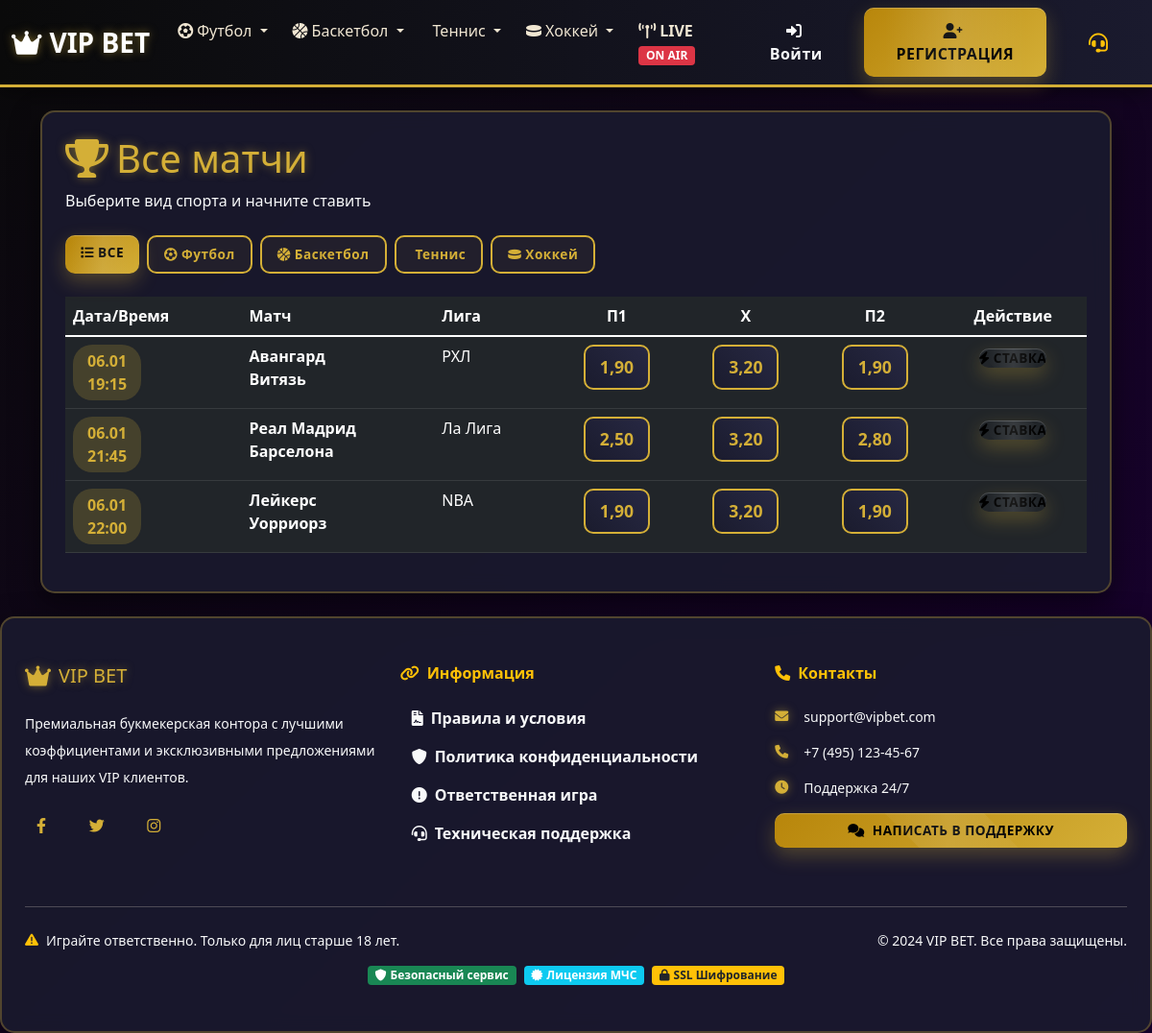
The page /matches/ on the database its author committed.
### matches/models.py (models this page shows, shortened)
class Sport(models.Model):
    SPORT_CHOICES = [
        ('football', '⚽ Футбол'),
        ('basketball', '🏀 Баскетбол'),
        ('tennis', '🎾 Теннис'),
        ('hockey', '🏒 Хоккей'),
        ('boxing', '🥊 Бокс'),
        ('esports', '🎮 Киберспорт'),
        ('volleyball', '🏐 Волейбол'),
        ('baseball', '⚾ Бейсбол'),
    ]
    name = models.CharField(max_length=100, verbose_name='Название')
    slug = models.SlugField(unique=True, verbose_name='URL')
    icon = models.CharField(max_length=50, default='fas fa-trophy', verbose_name='Иконка')
    order = models.IntegerField(default=0, verbose_name='Порядок')
    is_active = models.BooleanField(default=True, verbose_name='Активен')
    class Meta:
        verbose_name = 'Вид спорта'
        verbose_name_plural = 'Виды спорта'
        ordering = ['order', 'name']

class Match(models.Model):
    sport = models.ForeignKey(Sport, on_delete=models.CASCADE, verbose_name='Вид спорта')
    external_id = models.CharField(max_length=100, blank=True, null=True, verbose_name='Внешний ID')
    team1 = models.CharField(max_length=200, verbose_name='Команда 1')
    team2 = models.CharField(max_length=200, verbose_name='Команда 2')
    team1_logo = models.CharField(max_length=500, blank=True, verbose_name='Логотип команды 1')
    team2_logo = models.CharField(max_length=500, blank=True, verbose_name='Логотип команды 2')
    start_time = models.DateTimeField(verbose_name='Время начала')
    league = models.CharField(max_length=200, verbose_name='Лига/Турнир')
    country = models.CharField(max_length=100, blank=True, verbose_name='Страна')
    coefficient_team1 = models.DecimalField(max_digits=5, decimal_places=2, verbose_name='Коэффициент 1')
    coefficient_team2 = models.DecimalField(max_digits=5, decimal_places=2, verbose_name='Коэффициент 2')
    coefficient_draw = models.DecimalField(max_digits=5, decimal_places=2, null=True, blank=True, verbose_name='Коэффициент ничьи')
    total_over = models.DecimalField(max_digits=5, decimal_places=2, null=True, blank=True, verbose_name='Тотал больше')
    total_under = models.DecimalField(max_digits=5, decimal_places=2, null=True, blank=True, verbose_name='Тотал меньше')
    STATUS_CHOICES = [
        ('upcoming', 'Предстоящий'),
        ('live', 'В прямом эфире'),
        ('finished', 'Завершен'),
        ('cancelled', 'Отменен'),
    ]
    status = models.CharField(max_length=20, choices=STATUS_CHOICES, default='upcoming', verbose_name='Статус')
    is_active = models.BooleanField(default=True, verbose_name='Активен для ставок')
    result = models.CharField(max_length=50, blank=True, verbose_name='Результат')
    score = models.CharField(max_length=20, blank=True, verbose_name='Счет')
    created_at = models.DateTimeField(auto_now_add=True)
    updated_at = models.DateTimeField(auto_now=True)
    class Meta:
        verbose_name = 'Матч'
        verbose_name_plural = 'Матчи'
        ordering = ['start_time']
        indexes = [
            models.Index(fields=['sport', 'start_time']),
            models.Index(fields=['status', 'is_active']),
        ]

### matches/views.py (the view)
# urls.py: path('', views.match_list, name='match_list'),
def match_list(request):
    sports = Sport.objects.filter(is_active=True)
    selected_sport = request.GET.get('sport')
    if selected_sport:
        matches = Match.objects.filter(sport_id=selected_sport, is_active=True).order_by('start_time')
    else:
        matches = Match.objects.filter(is_active=True).order_by('start_time')
    context = {
        'sports': sports,
        'matches': matches,
        'selected_sport': selected_sport,
        'title': 'Все матчи',
    }
    return render(request, 'matches/match_list.html', context)

### templates/matches/match_list.html (shortened to what this page needs)
{% extends 'base.html' %}
{% block content %}
<div class="container">
    <div class="row">
        <div class="col-12">
            <div class="luxury-card p-4">
                <div class="d-flex justify-content-between align-items-center mb-4">
                    <div>
                        <h1 class="gold-text mb-2">
                            <i class="fas fa-trophy me-2"></i>Все матчи
                        </h1>
                        <p class="text-light mb-0">Выберите вид спорта и начните ставить</p>
                    </div>
                </div>
                {% if sports %}
                <div class="mb-4">
                    <div class="d-flex gap-2 flex-wrap">
                        <a href="{% url 'matches:match_list' %}"
                           class="btn {% if not selected_sport %}btn-gold{% else %}btn-outline-gold{% endif %} btn-sm">
                            <i class="fas fa-list me-1"></i>Все
                        </a>
                        {% for sport in sports %}
                        <a href="?sport={{ sport.id }}"
                           class="btn {% if selected_sport|stringformat:'d' == sport.id|stringformat:'d' %}btn-gold{% else %}btn-outline-gold{% endif %} btn-sm">
                            <i class="fas fa-{{ sport.icon }} me-1"></i>{{ sport.name }}
                        </a>
                        {% endfor %}
                    </div>
                </div>
                {% endif %}
                {% if matches %}
                <div class="table-responsive">
                    <table class="table table-dark table-hover">
                        <thead>
                            <tr>
                                <th>Дата/Время</th>
                                <th>Матч</th>
                                <th>Лига</th>
                                <th class="text-center">П1</th>
                                <th class="text-center">X</th>
                                <th class="text-center">П2</th>
                                <th class="text-center">Действие</th>
                            </tr>
                        </thead>
                        <tbody>
                            {% for match in matches %}
                            <tr class="match-row {% if match.status == 'live' %}live{% endif %}">
                                <td>
                                    <div class="time-badge">
                                        {{ match.start_time|date:"d.m" }}<br>
                                        {{ match.start_time|time:"H:i" }}
                                    </div>
                                </td>
                                <td>
                                    <div class="fw-bold">{{ match.team1 }}</div>
                                    <div class="fw-bold">{{ match.team2 }}</div>
                                </td>
                                <td>{{ match.league }}</td>
                                <td class="text-center">
                                    <span class="coefficient-badge"
                                          onclick="placeQuickBet('{{ match.id }}', 'team1', {{ match.coefficient_team1 }})">
                                        {{ match.coefficient_team1 }}
                                    </span>
                                </td>
                                <td class="text-center">
                                    {% if match.coefficient_draw %}
                                    <span class="coefficient-badge"
                                          onclick="placeQuickBet('{{ match.id }}', 'draw', {{ match.coefficient_draw }})">
                                        {{ match.coefficient_draw }}
                                    </span>
                                    {% else %}
                                    <span class="text-muted">-</span>
                                    {% endif %}
                                </td>
                                <td class="text-center">
                                    <span class="coefficient-badge"
                                          onclick="placeQuickBet('{{ match.id }}', 'team2', {{ match.coefficient_team2 }})">
                                        {{ match.coefficient_team2 }}
                                    </span>
                                </td>
                                <td class="text-center">
                                    <form method="post" action="{% url 'matches:match_detail' match.id %}" style="display: inline;">
                                        <button type="submit" class="btn btn-gold btn-sm" style="border: none; background: none; padding: 0;">
                                            <i class="fas fa-bolt me-1"></i>Ставка
                                        </button>
                                    </form>
                                </td>
                            </tr>
                            {% endfor %}
                        </tbody>
                    </table>
                </div>
                {% else %}
                <div class="text-center py-5">
                    <i class="fas fa-calendar-times fa-3x text-muted mb-3"></i>
                    <h4 class="text-light mb-3">Нет доступных матчей</h4>
                    <p class="text-muted">Вернитесь позже для новых матчей</p>
                </div>
                {% endif %}
            </div>
        </div>
    </div>
</div>
{% endblock %}

### templates/core/header.html (shortened to what this page needs)
<header class="navbar-luxury">
    <nav class="navbar navbar-expand-lg navbar-dark">
        <div class="container-fluid">
            <a class="navbar-brand gold-text fw-bold fs-3" href="{% url 'core:home' %}">
                <i class="fas fa-crown me-2"></i>VIP BET
            </a>
            <div class="collapse navbar-collapse" id="navbarMain">
                <ul class="navbar-nav me-auto">
                    {% for sport in sports_menu %}
                    <li class="nav-item dropdown">
                        <a class="nav-link nav-link-luxury dropdown-toggle" href="#" role="button"
                           data-bs-toggle="dropdown" aria-expanded="false">
                            <i class="fas fa-{{ sport.icon }} me-1"></i>{{ sport.name }}
                        </a>
                    </li>
                    {% endfor %}
                    <li class="nav-item">
                        <a class="nav-link nav-link-luxury text-danger fw-bold" href="{% url 'core:live_matches' %}">
                            <i class="fas fa-broadcast-tower me-1"></i>LIVE
                            <span class="badge bg-danger blink">ON AIR</span>
                        </a>
                    </li>
                </ul>
                <div class="d-flex align-items-center">
                    {% if user.is_authenticated %}
                    <div class="balance-display me-3">
                        <span class="me-2">Баланс:</span>
                        <span class="gold-text fw-bold fs-5 user-balance">{{ user.balance|default:"0.00" }} ₽</span>
                    </div>
                    <div class="btn-group-luxury me-3">
                        <a href="{% url 'payments:deposit' %}" class="btn btn-gold btn-sm d-flex align-items-center">
                            <i class="fas fa-plus"></i><span class="ms-1">Пополнить</span>
                        </a>
                        <a href="{% url 'payments:withdraw' %}" class="btn btn-outline-gold btn-sm d-flex align-items-center">
                            <i class="fas fa-money-bill-wave"></i><span class="ms-1">Вывести</span>
                        </a>
                    </div>
<div class="dropdown">
    <button class="btn btn-outline-light dropdown-toggle" type="button"
            data-bs-toggle="dropdown" aria-expanded="false">
        <i class="fas fa-user me-1"></i>{{ user.username }}
        {% if user.is_superuser %}
        <span class="vip-badge ms-1">VIP</span>
        {% endif %}
    </button>
    <ul class="dropdown-menu dropdown-menu-end dropdown-menu-dark">
        <li><h6 class="dropdown-header gold-text">{{ user.get_full_name|default:user.username }}</h6></li>
        <li><hr class="dropdown-divider"></li>
        <li><a class="dropdown-item" href="{% url 'users:profile' %}">
            <i class="fas fa-id-card me-2"></i>Профиль
        </a></li>
        <li><a class="dropdown-item" href="{% url 'users:user_bets' %}">
            <i class="fas fa-history me-2"></i>Мои ставки
        </a></li>
        <li><a class="dropdown-item" href="{% url 'payments:transactions' %}">
            <i class="fas fa-exchange-alt me-2"></i>Транзакции
        </a></li>
        <li><hr class="dropdown-divider"></li>
        <li><hr class="dropdown-divider"></li>
        <li>
            <form method="post" action="{% url 'users:logout' %}" style="display: inline;">
                {% csrf_token %}
                <button type="submit" class="dropdown-item text-danger" style="border: none; background: none; width: 100%; text-align: left; padding: 0.5rem 1rem;" onclick="return confirm('Вы уверены, что хотите выйти?')">
                    <i class="fas fa-sign-out-alt me-2"></i>Выйти
                </button>
            </form>
        </li>
    </ul>
</div>
                    {% else %}
                    <a href="{% url 'users:login' %}" class="btn btn-outline-light me-2">
                        <i class="fas fa-sign-in-alt me-1"></i>Войти
                    </a>
                    <a href="{% url 'users:register' %}" class="btn btn-gold">
                        <i class="fas fa-user-plus me-1"></i>Регистрация
                    </a>
                    {% endif %}
                    <a href="{% url 'core:support' %}" class="btn btn-link text-warning ms-3"
                       data-bs-toggle="tooltip" title="Техническая поддержка">
                        <i class="fas fa-headset fa-lg"></i>
                    </a>
                </div>
            </div>
        </div>
    </nav>
</header>

### rows shown on the page
Sport: name "Футбол"
Sport: name "Баскетбол"
Sport: name "Теннис"
Sport: name "Хоккей"
Match: start_time "06.01", start_time "19:15", team1 "Авангард", team2 "Витязь", league "РХЛ", coefficient_team1 "1,90", coefficient_draw "3,20", coefficient_team2 "1,90"
Match: start_time "06.01", start_time "21:45", team1 "Реал Мадрид", team2 "Барселона", league "Ла Лига", coefficient_team1 "2,50", coefficient_draw "3,20", coefficient_team2 "2,80"
Match: start_time "06.01", start_time "22:00", team1 "Лейкерс", team2 "Уорриорз", league "NBA", coefficient_team1 "1,90", coefficient_draw "3,20", coefficient_team2 "1,90"
